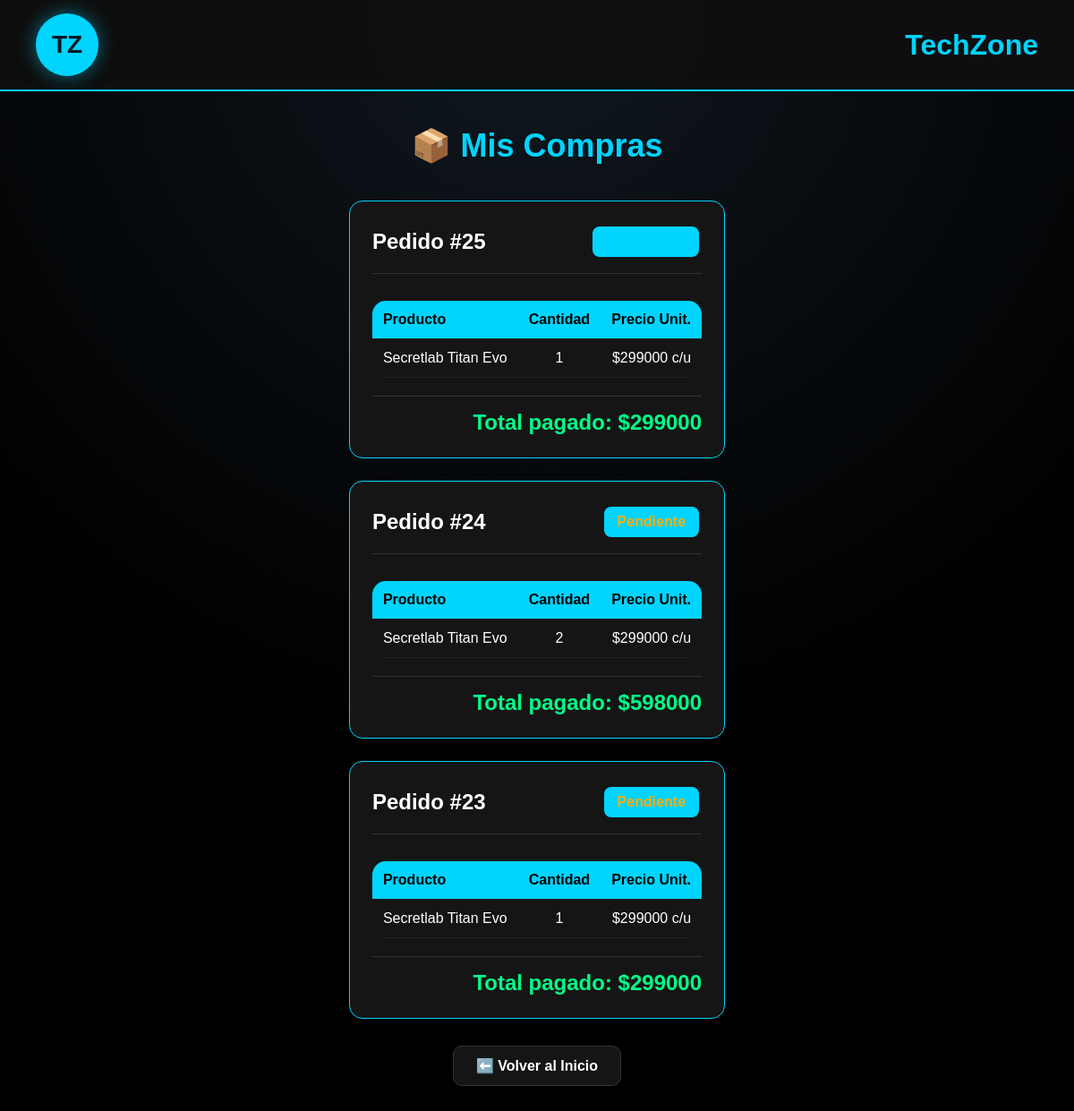
Page /mis-compras/ (signed in) on the committed database.
### tienda/models.py (models this page shows, shortened)
class Pedido(models.Model):
    usuario = models.ForeignKey(
        'auth.User',
        on_delete=models.CASCADE
    )
    total = models.IntegerField()
    fecha = models.DateTimeField(
        auto_now_add=True
    )
    estado = models.CharField(
    max_length=20,
    default='Pendiente'
)

class DetallePedido(models.Model):
    pedido = models.ForeignKey(
        Pedido,
        on_delete=models.CASCADE
    )
    producto = models.ForeignKey(
        Producto,
        on_delete=models.CASCADE
    )
    precio = models.IntegerField()
    cantidad = models.IntegerField(default=1)

class Producto(models.Model):
    nombre = models.CharField(max_length=200)
    precio = models.IntegerField(validators=[MinValueValidator(0)])
    descripcion = models.TextField()
    imagen = models.ImageField(upload_to='productos/', null=True, blank=True)
    stock = models.IntegerField(default=0, validators=[MinValueValidator(0)])
    categoria = models.CharField(max_length=50, default='Otros')
    activo = models.BooleanField(default=True)

### tienda/views.py (the view)
# urls.py: path('mis-compras/',views.mis_compras,name='mis_compras'),
@login_required(login_url='/accounts/login/')
def mis_compras(request):
    pedidos = Pedido.objects.filter(usuario=request.user).order_by('-id')
    return render(request, 'tienda/mis_compras.html', {'pedidos': pedidos})

### tienda/context_processors.py (called while the page is built)
def carrito_count(request):
    carrito = request.session.get('carrito', [])
    return {
        'carrito_count': len(carrito)
    }

### templates/tienda/mis_compras.html (shortened to what this page needs)
{% load static %}
<!DOCTYPE html>
<html lang="es">
<head>
    <link rel="stylesheet" href="{% static 'css/style.css' %}?v=5">
</head>
<body>
<header>
    <div class="logo">TZ</div>
    <h1>TechZone</h1>
</header>
<section class="admin-container" style="max-width: 800px; padding: 40px 20px;">
    <div style="text-align: center; margin-bottom: 40px;">
        <h1 style="color: #00d4ff; font-size: 36px;">📦 Mis Compras</h1>
    </div>
    {% for pedido in pedidos %}
    <div class="pedido-card">
        <div style="display: flex; justify-content: space-between; align-items: center; border-bottom: 1px solid #333; padding-bottom: 15px; margin-bottom: 15px;">
            <h2 style="color: white; margin: 0;">Pedido #{{ pedido.id }}</h2>
            <span class="estado-btn estado-{{ pedido.estado|lower }}" style="font-size: 16px; padding: 8px 15px;">
                {{ pedido.estado }}
            </span>
        </div>
        <table style="width: 100%; border-collapse: collapse; margin-bottom: 20px; background: transparent;">
            <tr style="background: #0b0b0b;">
                <th style="padding: 12px; text-align: left; color: #080000; border-bottom: 1px solid #222;">Producto</th>
                <th style="padding: 12px; text-align: center; color: #000000; border-bottom: 1px solid #222;">Cantidad</th>
                <th style="padding: 12px; text-align: right; color: #000000; border-bottom: 1px solid #222;">Precio Unit.</th>
            </tr>
            {% for detalle in pedido.detallepedido_set.all %}
            <tr>
                <td style="padding: 12px; border-bottom: 1px solid #222; color: white;">
                    {{ detalle.producto.nombre }}
                </td>
                <td style="padding: 12px; text-align: center; border-bottom: 1px solid #222; color: white;">
                    {{ detalle.cantidad }}
                </td>
                <td style="padding: 12px; text-align: right; border-bottom: 1px solid #222; color: white;">
                    ${{ detalle.precio }} c/u
                </td>
            </tr>
            {% empty %}
            <tr>
                <td colspan="3" style="padding: 12px; text-align: center; color: #ff4c4c;">
                    No se encontraron detalles para este pedido.
                </td>
            </tr>
            {% endfor %}
        </table>
        <div style="text-align: right; border-top: 1px solid #333; padding-top: 15px;">
            <h3 style="color: #00ff88; font-size: 24px; margin: 0;">
                Total pagado: ${{ pedido.total }}
            </h3>
        </div>
    </div>
    {% endfor %}
    <div style="text-align: center; margin-top: 30px;">
        <a href="{% url 'inicio' %}" class="btn" style="background-color: #151515; color: white; border: 1px solid #333;">
            ⬅️ Volver al Inicio
        </a>
    </div>
</section>
</body>
</html>

### static/css/style.css (style rules this page uses)
* { margin:0; padding:0; box-sizing:border-box; font-family:Arial, Helvetica, sans-serif; }
body { background: radial-gradient( circle at top, #101820, #000000 60% ); color: white; display: flex; flex-direction: column; min-height: 100vh; }
header { position:sticky; top:0; z-index:1000; display:flex; justify-content:space-between; align-items:center; padding:15px 40px; background:rgba(15,15,15,.95); backdrop-filter:blur(10px); border-bottom:2px solid #00d4ff; }
.logo { width:70px; height:70px; background:#00d4ff; border-radius:50%; display:flex; justify-content:center; align-items:center; color:#051923; font-size:28px; font-weight:bold; box-shadow: 0 0 20px rgba(0,212,255,.5); }
header h1 { color:#00d4ff; }
.btn, .detalle-btn { display:inline-block; padding:12px 25px; border-radius:10px; text-decoration:none; font-weight:bold; transition:.3s; }
.btn, .detalle-btn { display: inline-block; padding: 12px 25px; border-radius: 10px; text-decoration: none; font-weight: bold; transition: .3s; }
.btn { color: #ffffff; / border: 2px solid #ffffff; }
.admin-container { max-width:1200px; margin:auto; padding:40px; }
table { width:100%; border-collapse:collapse; margin-top:30px; background:#111; border-radius:15px; overflow:hidden; }
th { background:#00d4ff; color:black; padding:15px; }
td { padding:15px; border-bottom:1px solid #222; }
.pedido-card { background:#151515; border:1px solid #00d4ff; border-radius:15px; padding:25px; margin-bottom:25px; transition:.3s; }
.pedido-card h3 { color:#00d4ff; margin-bottom:15px; }
.estado-btn { display:inline-block; padding:8px 15px; border-radius:8px; text-decoration:none; margin:3px; color:white; background:#00d4ff; transition:.3s; }
.estado-pendiente { color:#ffae00; font-weight:bold; }
.estado-preparando { color:#00d4ff; font-weight:bold; }

### rows in the picture
Pedido: id "25", total "299000"
DetallePedido: producto.nombre "Secretlab Titan Evo", cantidad "1", precio "299000"
Pedido: id "24", estado "Pendiente", total "598000"
DetallePedido: producto.nombre "Secretlab Titan Evo", cantidad "2", precio "299000"
Pedido: id "23", estado "Pendiente", total "299000"
DetallePedido: producto.nombre "Secretlab Titan Evo", cantidad "1", precio "299000"
